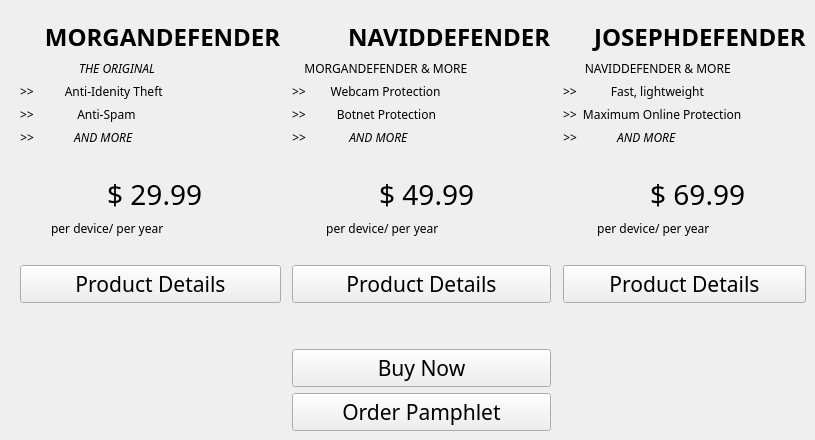
      <widget class="QWidget" name="Home_Page">
       <widget class="QWidget" name="gridLayoutWidget">
        <property name="geometry">
         <rect>
          <x>20</x>
          <y>20</y>
          <width>786</width>
          <height>411</height>
         </rect>
        </property>
        <layout class="QGridLayout" name="Home_Layout" rowstretch="0,0,0,0,0,0,0,0,0,0,0,0,0" columnstretch="1,0,1,0,1">
         <item row="5" column="2">
          <spacer name="verticalSpacer_3">
           <property name="orientation">
            <enum>Qt::Vertical</enum>
           </property>
           <property name="sizeHint" stdset="0">
            <size>
             <width>20</width>
             <height>15</height>
            </size>
           </property>
          </spacer>
         </item>
         <item row="10" column="2">
          <spacer name="verticalSpacer">
           <property name="orientation">
            <enum>Qt::Vertical</enum>
           </property>
           <property name="sizeHint" stdset="0">
            <size>
             <width>20</width>
             <height>40</height>
            </size>
           </property>
          </spacer>
         </item>
         <item row="9" column="4">
          <widget class="QPushButton" name="PlatinumProductDetails">
           <property name="font">
            <font>
             <family>Heiti SC</family>
             <pointsize>16</pointsize>
            </font>
           </property>
           <property name="text">
            <string>Product Details</string>
           </property>
          </widget>
         </item>
         <item row="0" column="2">
          <widget class="QLabel" name="Gold_label">
           <property name="enabled">
            <bool>true</bool>
           </property>
           <property name="font">
            <font>
             <family>Heiti SC</family>
             <pointsize>18</pointsize>
             <weight>75</weight>
             <bold>true</bold>
            </font>
           </property>
           <property name="text">
            <string>         NAVIDDEFENDER</string>
           </property>
          </widget>
         </item>
         <item row="0" column="4">
          <widget class="QLabel" name="Platinum_label">
           <property name="font">
            <font>
             <family>Heiti SC</family>
             <pointsize>18</pointsize>
             <weight>75</weight>
             <bold>true</bold>
            </font>
           </property>
           <property name="text">
            <string>     JOSEPHDEFENDER</string>
           </property>
          </widget>
         </item>
         <item row="12" column="2">
          <widget class="QPushButton" name="GetPamphlet_pushButton">
           <property name="enabled">
            <bool>true</bool>
           </property>
           <property name="font">
            <font>
             <family>Heiti SC</family>
             <pointsize>16</pointsize>
             <weight>50</weight>
             <bold>false</bold>
            </font>
           </property>
           <property name="text">
            <string>Order Pamphlet</string>
           </property>
          </widget>
         </item>
         <item row="9" column="2">
          <widget class="QPushButton" name="GoldProductDetails">
           <property name="font">
            <font>
             <family>Heiti SC</family>
             <pointsize>16</pointsize>
            </font>
           </property>
           <property name="text">
            <string>Product Details</string>
           </property>
          </widget>
         </item>
         <item row="8" column="2">
          <spacer name="verticalSpacer_2">
           <property name="orientation">
            <enum>Qt::Vertical</enum>
           </property>
           <property name="sizeHint" stdset="0">
            <size>
             <width>20</width>
             <height>10</height>
            </size>
           </property>
          </spacer>
         </item>
         <item row="7" column="2">
          <widget class="QLabel" name="label_18">
           <property name="font">
            <font>
             <family>Heiti SC</family>
            </font>
           </property>
           <property name="text">
            <string>           per device/ per year</string>
           </property>
          </widget>
         </item>
         <item row="2" column="4">
          <widget class="QLabel" name="label_9">
           <property name="font">
            <font>
             <family>Heiti SC</family>
            </font>
           </property>
           <property name="text">
            <string>&gt;&gt;           Fast, lightweight</string>
           </property>
          </widget>
         </item>
         <item row="3" column="4">
          <widget class="QLabel" name="label_10">
           <property name="font">
            <font>
             <family>Heiti SC</family>
            </font>
           </property>
           <property name="text">
            <string>&gt;&gt;  Maximum Online Protection</string>
           </property>
          </widget>
         </item>
         <item row="9" column="1">
          <spacer name="horizontalSpacer_3">
           <property name="orientation">
            <enum>Qt::Horizontal</enum>
           </property>
           <property name="sizeHint" stdset="0">
            <size>
             <width>40</width>
             <height>20</height>
            </size>
           </property>
          </spacer>
         </item>
         <item row="1" column="0">
          <widget class="QLabel" name="label_7">
           <property name="font">
            <font>
             <family>Heiti SC</family>
             <italic>true</italic>
            </font>
           </property>
           <property name="text">
            <string>                   THE ORIGINAL</string>
           </property>
          </widget>
         </item>
         <item row="3" column="0">
          <widget class="QLabel" name="label_14">
           <property name="font">
            <font>
             <family>Heiti SC</family>
            </font>
           </property>
           <property name="text">
            <string>&gt;&gt;              Anti-Spam</string>
           </property>
          </widget>
         </item>
         <item row="7" column="0">
          <widget class="QLabel" name="label_17">
           <property name="font">
            <font>
             <family>Heiti SC</family>
            </font>
           </property>
           <property name="text">
            <string>          per device/ per year</string>
           </property>
          </widget>
         </item>
         <item row="6" column="0">
          <widget class="QLabel" name="label_15">
           <property name="font">
            <font>
             <family>Heiti SC</family>
             <pointsize>21</pointsize>
            </font>
           </property>
           <property name="text">
            <string>            $ 29.99</string>
           </property>
          </widget>
         </item>
         <item row="2" column="2">
          <widget class="QLabel" name="label_5">
           <property name="font">
            <font>
             <family>Heiti SC</family>
            </font>
           </property>
           <property name="text">
            <string>&gt;&gt;        Webcam Protection</string>
           </property>
          </widget>
         </item>
         <item row="11" column="2">
          <widget class="QPushButton" name="buyButton">
           <property name="font">
            <font>
             <family>Heiti SC</family>
             <pointsize>16</pointsize>
            </font>
           </property>
           <property name="text">
            <string>Buy Now</string>
           </property>
          </widget>
         </item>
         <item row="1" column="4">
          <widget class="QLabel" name="label_8">
           <property name="font">
            <font>
             <family>Heiti SC</family>
            </font>
           </property>
           <property name="text">
            <string>       NAVIDDEFENDER &amp; MORE</string>
           </property>
          </widget>
         </item>
         <item row="1" column="2">
          <widget class="QLabel" name="label_4">
           <property name="font">
            <font>
             <family>Heiti SC</family>
            </font>
           </property>
           <property name="text">
            <string>    MORGANDEFENDER &amp; MORE</string>
           </property>
          </widget>
         </item>
         <item row="0" column="0">
          <widget class="QLabel" name="Silver_label">
           <property name="enabled">
            <bool>true</bool>
           </property>
           <property name="font">
            <font>
             <family>Heiti SC</family>
             <pointsize>18</pointsize>
             <weight>75</weight>
             <bold>true</bold>
             <kerning>true</kerning>
            </font>
           </property>
           <property name="text">
            <string>    MORGANDEFENDER</string>
           </property>
          </widget>
         </item>
         <item row="9" column="0">
          <widget class="QPushButton" name="SilverProductDetails">
           <property name="font">
            <font>
             <family>Heiti SC</family>
             <pointsize>16</pointsize>
            </font>
           </property>
           <property name="text">
            <string>Product Details</string>
           </property>
          </widget>
         </item>
         <item row="6" column="2">
          <widget class="QLabel" name="label_16">
           <property name="font">
            <font>
             <family>Heiti SC</family>
             <pointsize>21</pointsize>
            </font>
           </property>
           <property name="text">
            <string>            $ 49.99</string>
           </property>
          </widget>
         </item>
         <item row="9" column="3">
          <spacer name="horizontalSpacer_11">
           <property name="orientation">
            <enum>Qt::Horizontal</enum>
           </property>
           <property name="sizeHint" stdset="0">
            <size>
             <width>40</width>
             <height>20</height>
            </size>
           </property>
          </spacer>
         </item>
         <item row="2" column="0">
          <widget class="QLabel" name="label_12">
           <property name="font">
            <font>
             <family>Heiti SC</family>
            </font>
           </property>
           <property name="text">
            <string>&gt;&gt;          Anti-Idenity Theft</string>
           </property>
          </widget>
         </item>
         <item row="3" column="2">
          <widget class="QLabel" name="label_13">
           <property name="font">
            <font>
             <family>Heiti SC</family>
            </font>
           </property>
           <property name="text">
            <string>&gt;&gt;          Botnet Protection</string>
           </property>
          </widget>
         </item>
         <item row="7" column="4">
          <widget class="QLabel" name="label_19">
           <property name="font">
            <font>
             <family>Heiti SC</family>
            </font>
           </property>
           <property name="text">
            <string>           per device/ per year</string>
           </property>
          </widget>
         </item>
         <item row="6" column="4">
          <widget class="QLabel" name="label_20">
           <property name="font">
            <font>
             <family>Heiti SC</family>
             <pointsize>21</pointsize>
            </font>
           </property>
           <property name="text">
            <string>            $ 69.99</string>
           </property>
          </widget>
         </item>
         <item row="4" column="4">
          <widget class="QLabel" name="label_48">
           <property name="font">
            <font>
             <family>Heiti SC</family>
             <italic>true</italic>
            </font>
           </property>
           <property name="text">
            <string>&gt;&gt;             AND MORE</string>
           </property>
          </widget>
         </item>
         <item row="4" column="2">
          <widget class="QLabel" name="label_49">
           <property name="font">
            <font>
             <family>Heiti SC</family>
             <italic>true</italic>
            </font>
           </property>
           <property name="text">
            <string>&gt;&gt;              AND MORE</string>
           </property>
          </widget>
         </item>
         <item row="4" column="0">
          <widget class="QLabel" name="label_50">
           <property name="font">
            <font>
             <family>Heiti SC</family>
             <italic>true</italic>
            </font>
           </property>
           <property name="text">
            <string>&gt;&gt;             AND MORE</string>
           </property>
          </widget>
         </item>
        </layout>
       </widget>
      </widget>
